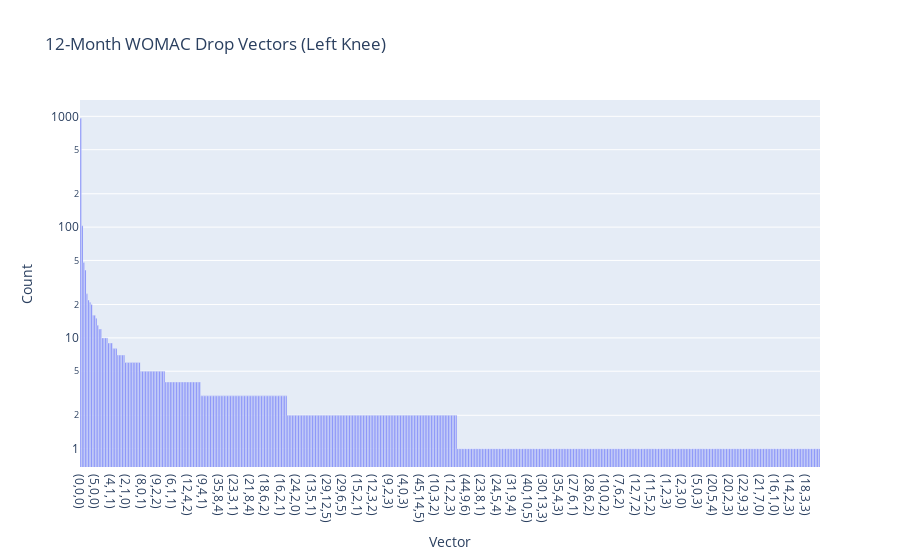
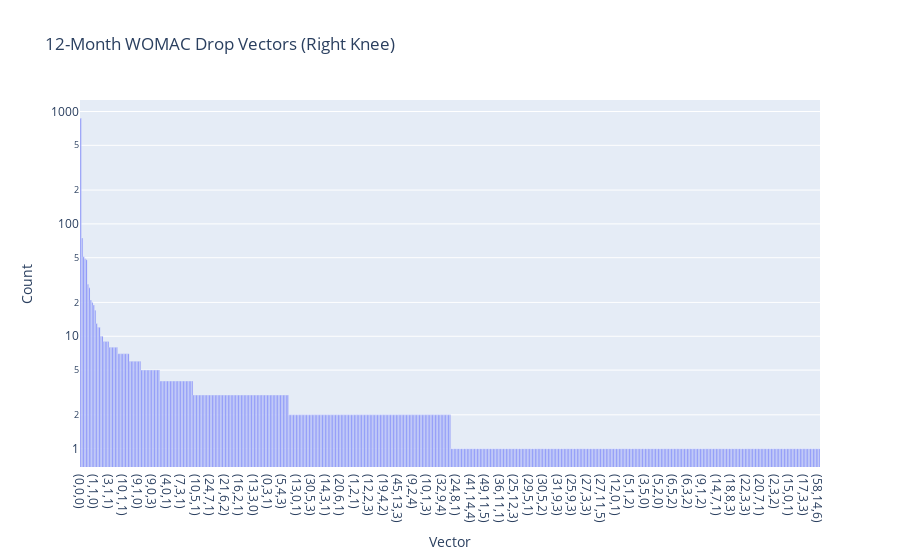

The code cell stored with these charts, in order, in its notebook:
### Markdown cell above
## 12-Month WOMAC Distribution on Drop Dataset

### Code cell
import plotly.express as px
from scripts.womac.womac_distribution import v01_womac_drop_vectors_left, v01_womac_drop_vectors_right

display(v01_womac_drop_vectors_left)
v01_womac_drop_vectors_left_chart = px.bar(v01_womac_drop_vectors_left,x='Vector',y='Count',log_y=True,title='12-Month WOMAC Drop Vectors (Left Knee)')
display(v01_womac_drop_vectors_left_chart)

display(v01_womac_drop_vectors_right)
v01_womac_drop_vectors_right_chart = px.bar(v01_womac_drop_vectors_right,x='Vector',y='Count',log_y=True,title='12-Month WOMAC Drop Vectors (Right Knee)')
display(v01_womac_drop_vectors_right_chart)

### Figure 1 — Plotly figure (JSON) as saved in the notebook; plotly's stock layout.template omitted (floating-point values rounded to 4 significant figures; data arrays with more than 128 entries replaced by an {"elided": "..."} marker saying what was removed)
{"data": [{"hovertemplate": "Vector=%{x}<br>Count=%{y}<extra></extra>", "legendgroup": "", "marker": {"color": "#636efa", "pattern": {"shape": ""}}, "name": "", "orientation": "v", "showlegend": false, "textposition": "auto", "x": {"elided": "479 str values"}, "xaxis": "x", "y": {"elided": "479 int values"}, "yaxis": "y", "type": "bar"}], "layout": {"xaxis": {"anchor": "y", "domain": [0.0, 1.0], "title": {"text": "Vector"}}, "yaxis": {"anchor": "x", "domain": [0.0, 1.0], "title": {"text": "Count"}, "type": "log"}, "legend": {"tracegroupgap": 0}, "title": {"text": "12-Month WOMAC Drop Vectors (Left Knee)"}, "barmode": "relative"}}

### Figure 2 — Plotly figure (JSON) as saved in the notebook; plotly's stock layout.template omitted (floating-point values rounded to 4 significant figures; data arrays with more than 128 entries replaced by an {"elided": "..."} marker saying what was removed)
{"data": [{"hovertemplate": "Vector=%{x}<br>Count=%{y}<extra></extra>", "legendgroup": "", "marker": {"color": "#636efa", "pattern": {"shape": ""}}, "name": "", "orientation": "v", "showlegend": false, "textposition": "auto", "x": {"elided": "511 str values"}, "xaxis": "x", "y": {"elided": "511 int values"}, "yaxis": "y", "type": "bar"}], "layout": {"xaxis": {"anchor": "y", "domain": [0.0, 1.0], "title": {"text": "Vector"}}, "yaxis": {"anchor": "x", "domain": [0.0, 1.0], "title": {"text": "Count"}, "type": "log"}, "legend": {"tracegroupgap": 0}, "title": {"text": "12-Month WOMAC Drop Vectors (Right Knee)"}, "barmode": "relative"}}
